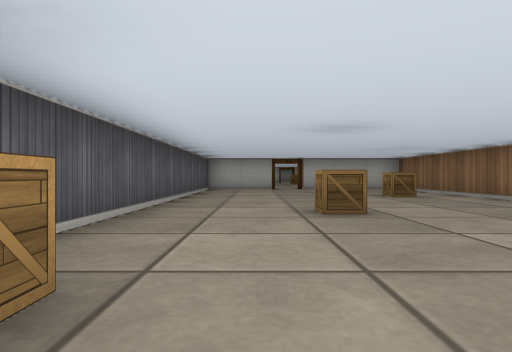
view 1 (above)

22 first-person views from a walk through a cub3D maze. The camera is about half as high as the walls, looks level and sees 75° across. The floor is counted in squares. Each view is taken from the middle of a square. On the plan, view 1 faces up. The plan holds only what a view shows up to about 9 squares ahead; the rest is blank.

view 2
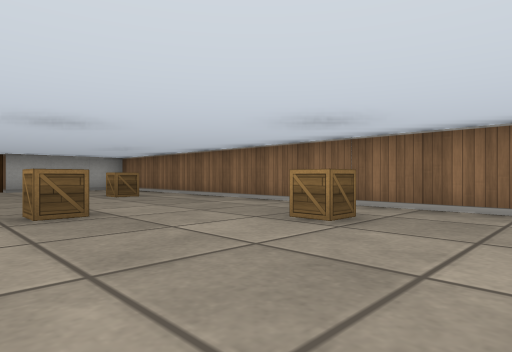

view 3
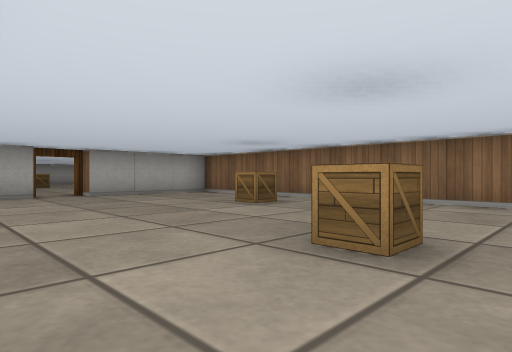

view 4
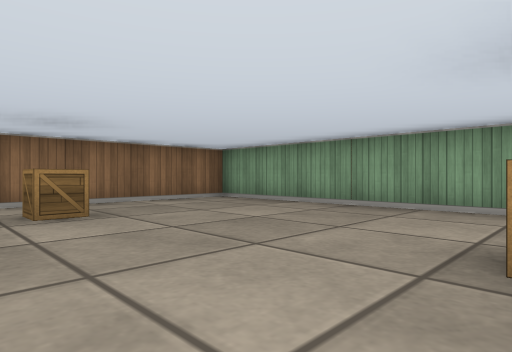

view 5
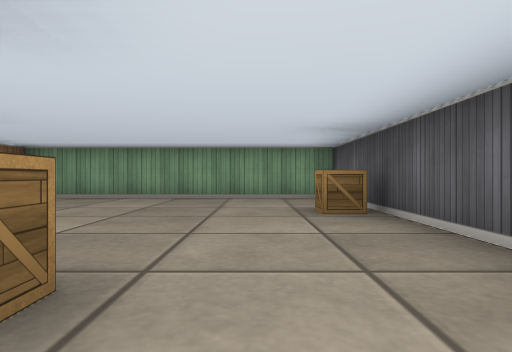

view 6
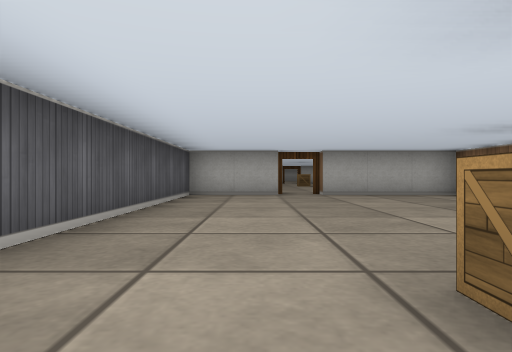

view 7
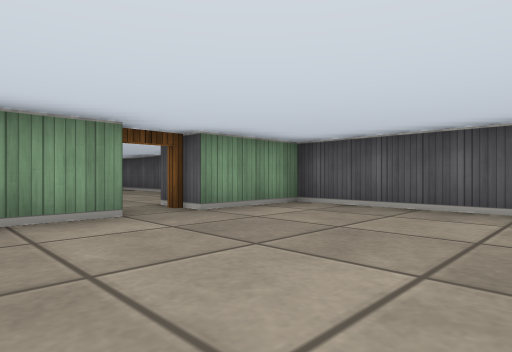

view 8
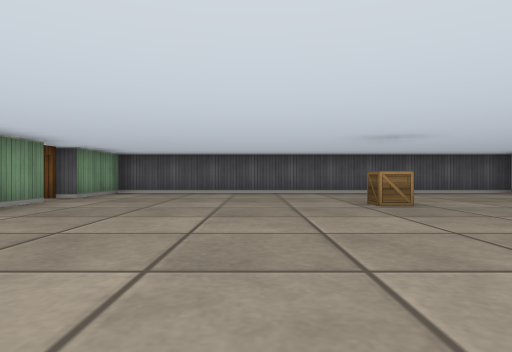

view 9
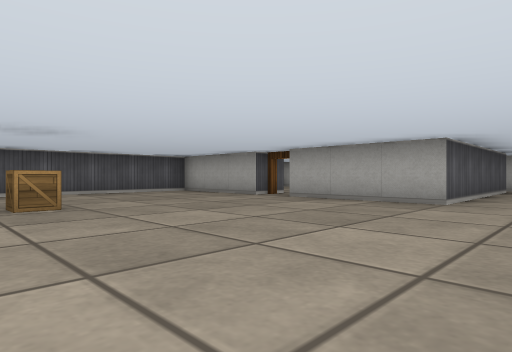

view 10
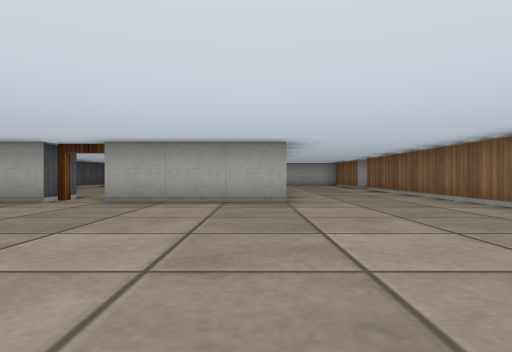

view 11
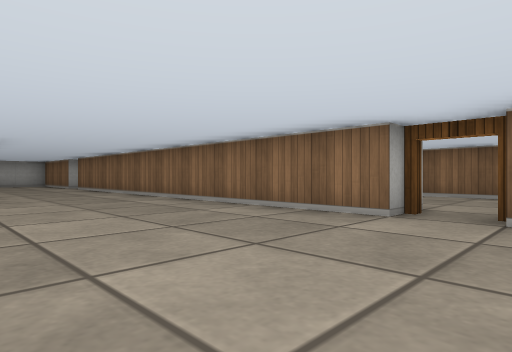

view 12
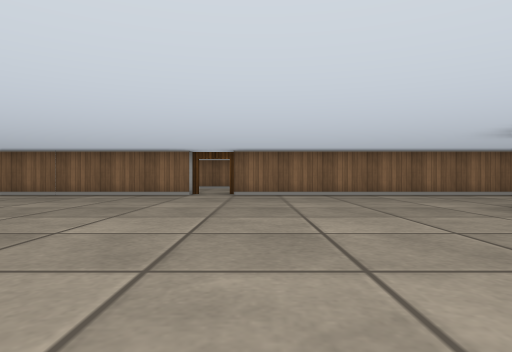

view 13
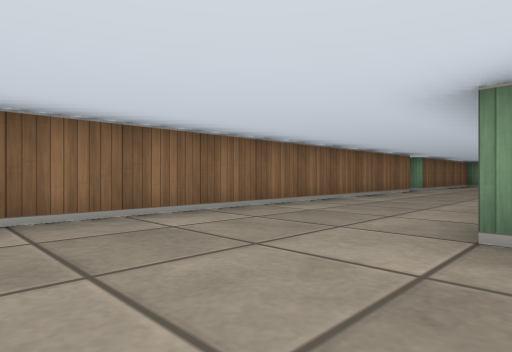

view 14
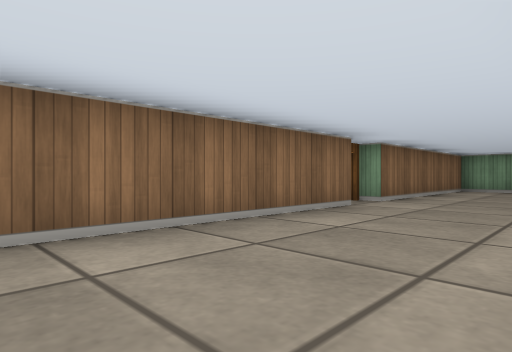

view 15
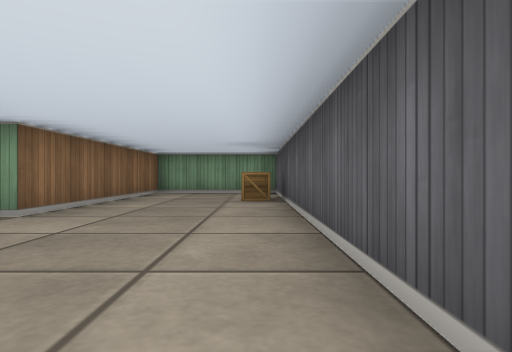

view 16
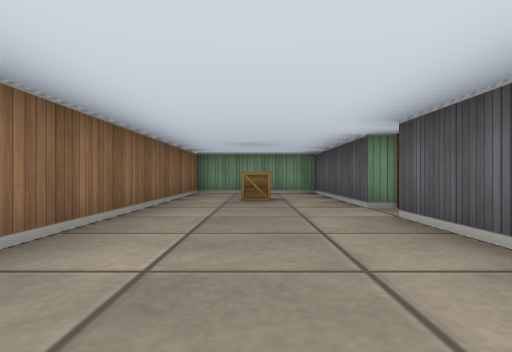

view 17
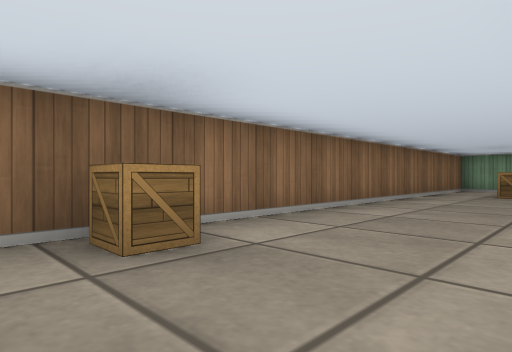

view 18
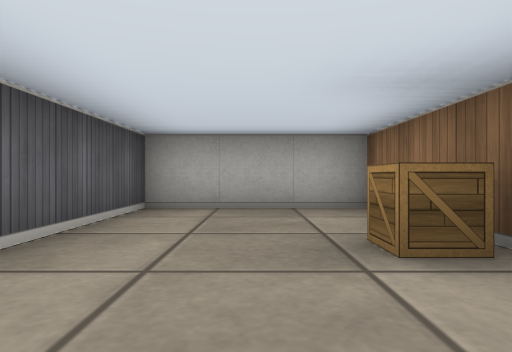

view 19
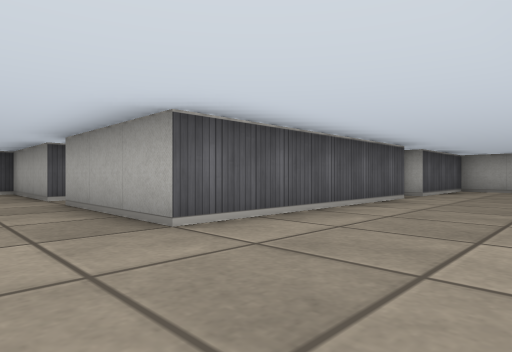

view 20
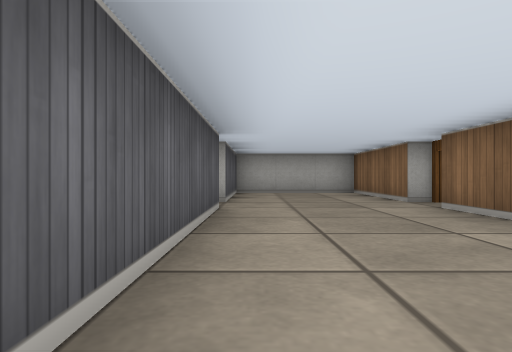

view 21
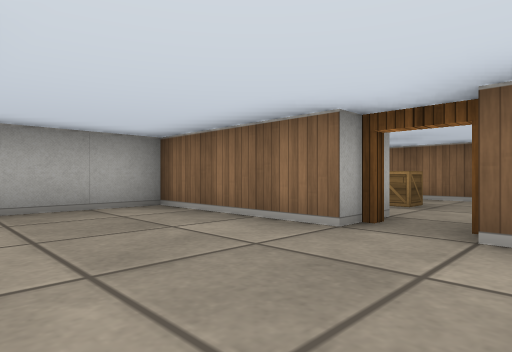

view 22
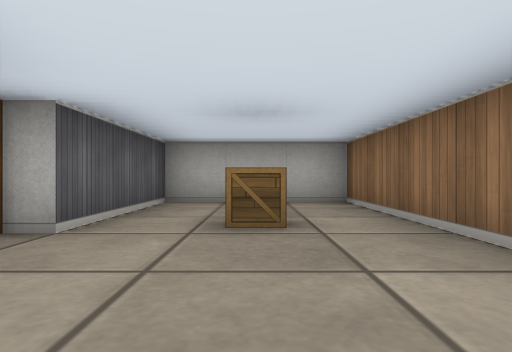

### Floor plan
Points are (right, up) in squares from view 1. A wall is a line through its corners. A room is listed if a view was taken in it or the views show most of it. See-through windows are left out.
Room 1 (views 1, 2, 3, 4, 5, 6)
walls: (0.5, 10.5) (-1.5, 10.5) (-1.5, -1.5) (4.5, -1.5) (4.5, 10.5) (1.5, 10.5)
ways out: open door at (1, 11) to room 2
objects: crate (-1, 1); crate (1, 4); crate (3, 2); crate (3, 7)
Room 2 (views 7, 8, 9, 10, 11, 12, 13, 14, 15, 19, 20, 21)
walls: (8.5, 16.5) (8.5, 26.5); (1.5, 11.5) (2.6, 11.5); (1.5, 21.5) (-1.5, 21.5) (-1.5, 11.5) (0.5, 11.5); (5.5, 6.4) (5.5, -1.5) (8.5, -1.5) (8.5, 3.5); (8.5, 4.5) (8.5, 15.5); (5.5, 26.5) (5.5, 21.5) (2.5, 21.5); (8.5, 27.5) (8.5, 30.5) (5.5, 30.5) (5.5, 27.5)
ways out: open door at (1, 11) to room 1; open door at (9, 16) to room 3; open door at (9, 27) to room 4; open door at (2, 22); open door at (5, 27); open door at (9, 4)
objects: crate (2, 17); crate (6, 1)
Room 3 (views 16, 17, 18)
walls: (9.5, 18.1) (9.5, 16.5); (9.5, 15.5) (9.5, 11.5) (12.5, 11.5) (12.5, 23.5) (9.5, 23.5) (9.5, 20.9)
ways out: open door at (9, 16) to room 2
objects: crate (11, 14); crate (12, 21)
Room 4 (view 22)
walls: (12.5, 26.9) (12.5, 30.5) (9.5, 30.5) (9.5, 27.5)
ways out: open door at (9, 27) to room 2
objects: crate (11, 28)

Where each view was taken, in squares from view 1:
view 1: 0 up, 0 right, facing up
view 2: 0 up, 0 right, facing up-right
view 3: 3 up, 1 left, facing up-right
view 4: 3 up, 1 left, facing down-right
view 5: 5 up, 0 right, facing down
view 6: 3 up, 0 right, facing up
view 7: 15 up, 3 right, facing down-left
view 8: 15 up, 7 right, facing left
view 9: 16 up, 7 right, facing up-left
view 10: 16 up, 5 right, facing up
view 11: 15 up, 5 right, facing up-right
view 12: 15 up, 1 right, facing right
view 13: 14 up, 5 right, facing down-right
view 14: 9 up, 6 right, facing down-right
view 15: 7 up, 6 right, facing down
view 16: 20 up, 11 right, facing down
view 17: 22 up, 10 right, facing down-right
view 18: 19 up, 11 right, facing up
view 19: 20 up, 8 right, facing up-left
view 20: 22 up, 6 right, facing up
view 21: 26 up, 6 right, facing up-right
view 22: 25 up, 11 right, facing up
